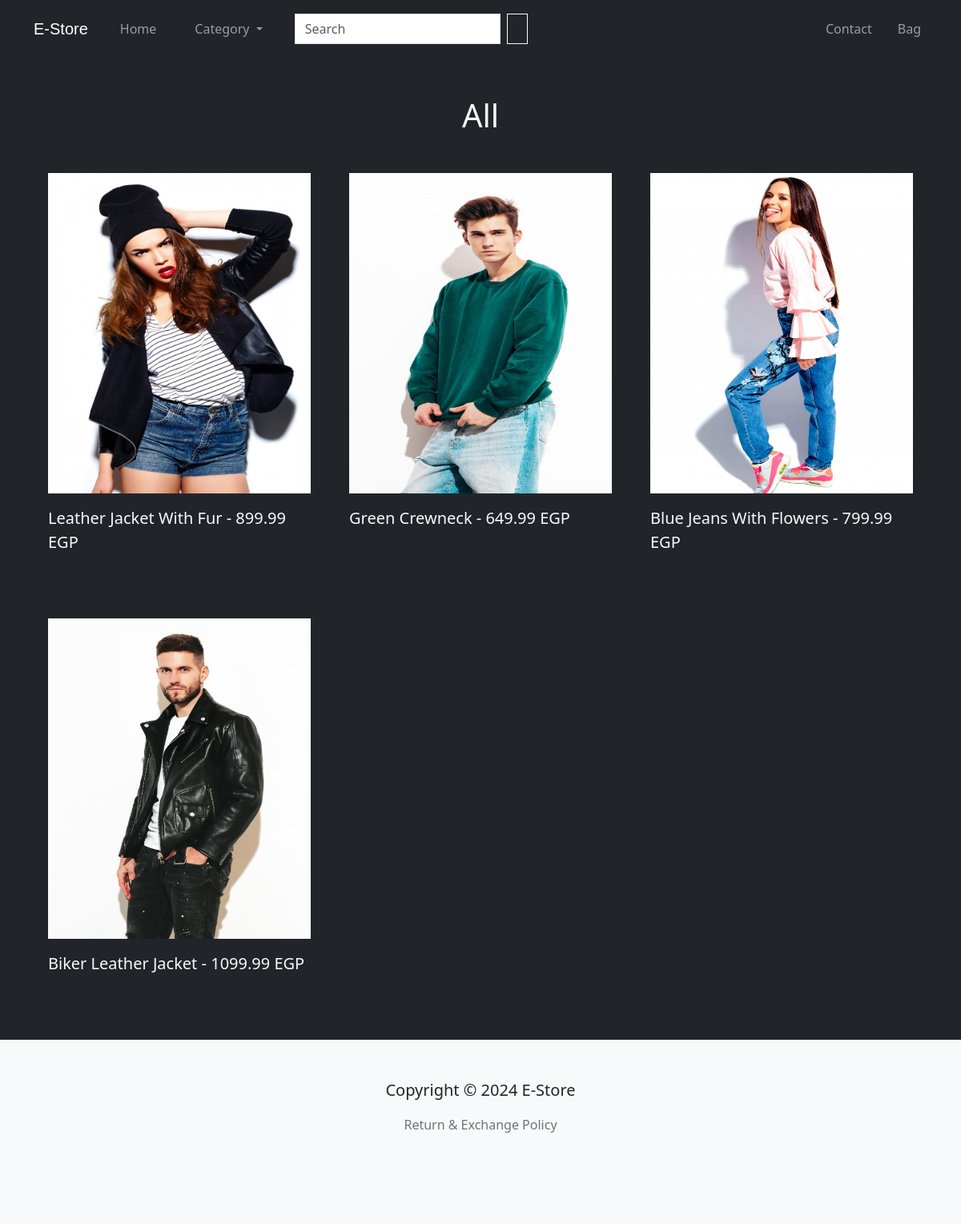
The app's page /products/search with its own data.
### core/models/product_models.py (models this page shows, shortened)
class Product(models.Model):
    FITS = [
        ('Regular Fit', 'regular_fit'),
        ('Slim Fit', 'slim_fit'),
        ('Relaxed Fit', 'relaxed_fit'),
    ]
    name = models.CharField(max_length=255)
    price = models.DecimalField(max_digits=6, decimal_places=2)
    description = models.TextField(blank=True, null=True)
    fit = models.CharField(max_length=255, choices=FITS, default="Regular Fit")
    category = models.ForeignKey(Category, null=True, related_name='products', on_delete=models.SET_NULL)   # many to one relationship
    main_image = models.ImageField(upload_to='product-images/%y/%m/%d')
    created_at = models.DateTimeField(auto_now_add=True)
    slug = models.SlugField(unique=True, blank=True, null=True, verbose_name="name in URL")
    active = models.BooleanField(default=False)
    @property
    def images(self):   # returns all product extra images
        return self.productimage_set.all()
    class Meta:
        ordering = ["active", "created_at"]
        indexes = [
            models.Index(fields=["name"]),
            models.Index(fields=["category"]),
        ]

### core/views.py (the view)
# urls.py: path("products/search", views.product_search, name="search"),
def product_search(request):
    categories = Category.objects.all()  # get all categories from db
    search_value = request.GET.get("search-inp", "")
    if search_value:
        products = Product.objects.filter(
            Q(name__icontains=search_value) | Q(category__cat_name__startswith=search_value)
        )
        selected_cat = f"results for '{search_value}'"
    else:
        products = Product.objects.filter(active=True)  # get all active products from db
        selected_cat = "all"
    context = {
                "products": products,
                "categories": categories,
                "selected_cat": selected_cat,
               }
    return render(request, "products/product_list.html", context)

### templates/products/product_list.html (shortened to what this page needs)
{% extends 'products/products_layout.html' %}
{% load bootstrap5 %}
{% load bootstrap_icons %}
{% block content %}
<section class="p-5 bg-dark text-light">
  <div class="container">
    <h1 class="text-center mb-5">{% bs_icon 'dash-lg' size='1.5em' %} {{selected_cat | capfirst}} {% bs_icon 'dash-lg' size='1.5em' %}</h1>
    <div class="row g-5">
      {% for product in products %}
      <div class="col-lg-4 col-md-6">
        <a href="{% url 'product' product.slug %}" class="text-decoration-none text-light">
          <div class="my-card">
            <img src="{{product.main_image.url}}" class="card-img-top img-fluid" alt="product-img">
            <p class="lead py-3">{{product.name}} - {{product.price}} EGP</p>
          </div>
        </a>
      </div>
      {% empty %}
      <h3 class="p-5 fst-italic text-center">There's no products to show here!</h3>
      {% endfor %}
    </div>
  </div>
</section>
{% endblock content %}

### static/products/css/products.css (style rules this page uses)
.my-card img { height: 50vh; }

### records on screen
Product: main_image (picture), name "Leather Jacket With Fur", price "899.99"
Product: main_image (picture), name "Green Crewneck", price "649.99"
Product: main_image (picture), name "Blue Jeans With Flowers", price "799.99"
Product: main_image (picture), name "Biker Leather Jacket", price "1099.99"

### other values on screen
{{ selected_cat | capfirst }} "All"
